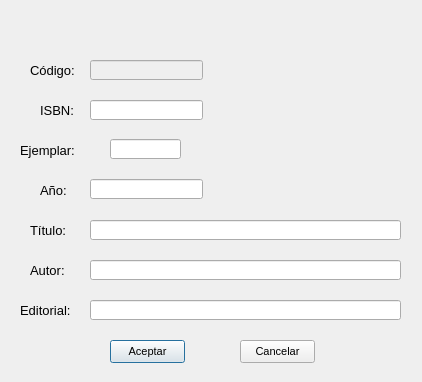
<?xml version="1.0" encoding="UTF-8"?>
<ui version="4.0">
 <class>Modificar</class>
 <widget class="QDialog" name="Modificar">
  <property name="geometry">
   <rect>
    <x>0</x>
    <y>0</y>
    <width>422</width>
    <height>382</height>
   </rect>
  </property>
  <property name="font">
   <font>
    <pointsize>8</pointsize>
   </font>
  </property>
  <property name="windowTitle">
   <string>Héctor Prieto</string>
  </property>
  <widget class="QLineEdit" name="line_Cod">
   <property name="enabled">
    <bool>false</bool>
   </property>
   <property name="geometry">
    <rect>
     <x>90</x>
     <y>60</y>
     <width>113</width>
     <height>20</height>
    </rect>
   </property>
   <property name="alignment">
    <set>Qt::AlignCenter</set>
   </property>
  </widget>
  <widget class="QLineEdit" name="line_isbn">
   <property name="geometry">
    <rect>
     <x>90</x>
     <y>100</y>
     <width>113</width>
     <height>20</height>
    </rect>
   </property>
   <property name="alignment">
    <set>Qt::AlignCenter</set>
   </property>
  </widget>
  <widget class="QLineEdit" name="line_Eje">
   <property name="geometry">
    <rect>
     <x>110</x>
     <y>139</y>
     <width>71</width>
     <height>20</height>
    </rect>
   </property>
   <property name="alignment">
    <set>Qt::AlignCenter</set>
   </property>
  </widget>
  <widget class="QLineEdit" name="line_Anio">
   <property name="geometry">
    <rect>
     <x>90</x>
     <y>179</y>
     <width>113</width>
     <height>20</height>
    </rect>
   </property>
   <property name="alignment">
    <set>Qt::AlignCenter</set>
   </property>
  </widget>
  <widget class="QLineEdit" name="line_Titulo">
   <property name="geometry">
    <rect>
     <x>90</x>
     <y>220</y>
     <width>311</width>
     <height>20</height>
    </rect>
   </property>
   <property name="alignment">
    <set>Qt::AlignCenter</set>
   </property>
  </widget>
  <widget class="QLineEdit" name="line_Autor">
   <property name="geometry">
    <rect>
     <x>90</x>
     <y>260</y>
     <width>311</width>
     <height>20</height>
    </rect>
   </property>
   <property name="alignment">
    <set>Qt::AlignCenter</set>
   </property>
  </widget>
  <widget class="QLineEdit" name="line_Edit">
   <property name="geometry">
    <rect>
     <x>90</x>
     <y>300</y>
     <width>311</width>
     <height>20</height>
    </rect>
   </property>
   <property name="alignment">
    <set>Qt::AlignCenter</set>
   </property>
  </widget>
  <widget class="QPushButton" name="pushButton_3">
   <property name="geometry">
    <rect>
     <x>110</x>
     <y>340</y>
     <width>75</width>
     <height>23</height>
    </rect>
   </property>
   <property name="text">
    <string>Aceptar</string>
   </property>
  </widget>
  <widget class="QPushButton" name="pushButton_4">
   <property name="geometry">
    <rect>
     <x>240</x>
     <y>340</y>
     <width>75</width>
     <height>23</height>
    </rect>
   </property>
   <property name="text">
    <string>Cancelar</string>
   </property>
  </widget>
  <widget class="QLabel" name="label">
   <property name="geometry">
    <rect>
     <x>30</x>
     <y>60</y>
     <width>51</width>
     <height>21</height>
    </rect>
   </property>
   <property name="font">
    <font>
     <pointsize>10</pointsize>
    </font>
   </property>
   <property name="text">
    <string>Código:</string>
   </property>
  </widget>
  <widget class="QLabel" name="label_2">
   <property name="geometry">
    <rect>
     <x>40</x>
     <y>100</y>
     <width>41</width>
     <height>21</height>
    </rect>
   </property>
   <property name="font">
    <font>
     <pointsize>10</pointsize>
    </font>
   </property>
   <property name="text">
    <string>ISBN:</string>
   </property>
  </widget>
  <widget class="QLabel" name="label_3">
   <property name="geometry">
    <rect>
     <x>20</x>
     <y>140</y>
     <width>61</width>
     <height>21</height>
    </rect>
   </property>
   <property name="font">
    <font>
     <pointsize>10</pointsize>
    </font>
   </property>
   <property name="text">
    <string>Ejemplar:</string>
   </property>
  </widget>
  <widget class="QLabel" name="label_4">
   <property name="geometry">
    <rect>
     <x>40</x>
     <y>180</y>
     <width>41</width>
     <height>21</height>
    </rect>
   </property>
   <property name="font">
    <font>
     <pointsize>10</pointsize>
    </font>
   </property>
   <property name="text">
    <string>Año:</string>
   </property>
  </widget>
  <widget class="QLabel" name="label_5">
   <property name="geometry">
    <rect>
     <x>30</x>
     <y>220</y>
     <width>51</width>
     <height>21</height>
    </rect>
   </property>
   <property name="font">
    <font>
     <pointsize>10</pointsize>
    </font>
   </property>
   <property name="text">
    <string>Título:</string>
   </property>
  </widget>
  <widget class="QLabel" name="label_6">
   <property name="geometry">
    <rect>
     <x>30</x>
     <y>260</y>
     <width>41</width>
     <height>21</height>
    </rect>
   </property>
   <property name="font">
    <font>
     <pointsize>10</pointsize>
    </font>
   </property>
   <property name="text">
    <string>Autor:</string>
   </property>
  </widget>
  <widget class="QLabel" name="label_7">
   <property name="geometry">
    <rect>
     <x>20</x>
     <y>300</y>
     <width>51</width>
     <height>21</height>
    </rect>
   </property>
   <property name="font">
    <font>
     <pointsize>10</pointsize>
    </font>
   </property>
   <property name="text">
    <string>Editorial:</string>
   </property>
  </widget>
  <widget class="QLabel" name="banner">
   <property name="geometry">
    <rect>
     <x>20</x>
     <y>10</y>
     <width>181</width>
     <height>41</height>
    </rect>
   </property>
   <property name="text">
    <string/>
   </property>
  </widget>
  <widget class="QLabel" name="estante">
   <property name="geometry">
    <rect>
     <x>230</x>
     <y>40</y>
     <width>171</width>
     <height>161</height>
    </rect>
   </property>
   <property name="text">
    <string/>
   </property>
  </widget>
 </widget>
 <resources/>
 <connections/>
</ui>
